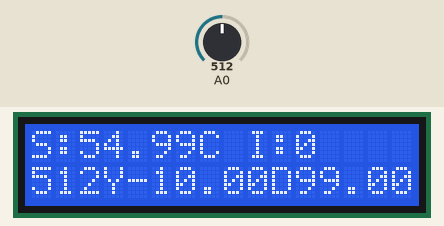
The sketch below on a simulated ATtiny85, built with avr-gcc and run on an emulated ATtiny85. Parts: 16×2 character LCD. The test bench sets the inputs (shaded band); at power-on: A0 = 512. Random numbers use the default seed unless the sketch sets one; what the sketch prints to the serial monitor is not drawn.

Above: at 2.3 s.
2.4 s: A0 set to 716
At 3.8 s:
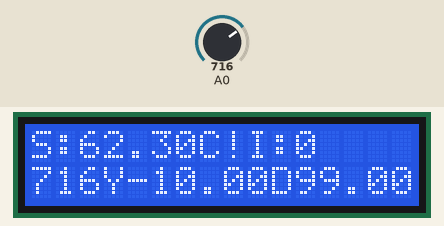
5.4 s: A0 set to 900
At 6.7 s:
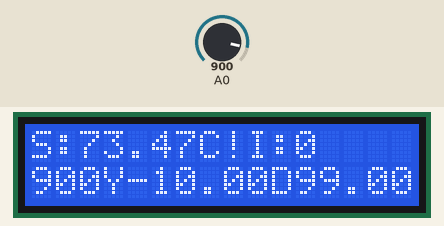
8.4 s: A0 set to 987
At 9.7 s:
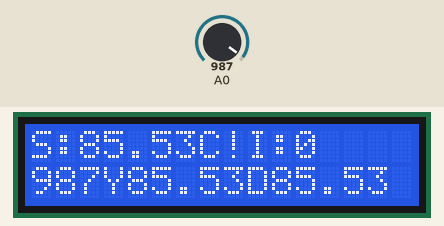
11.4 s: A0 set to 1012
At 12.6 s:
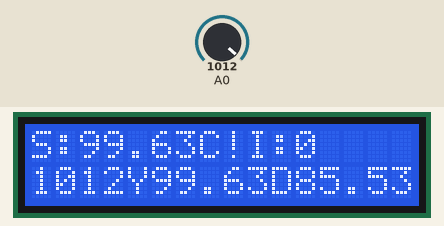
Timing chart, 0 to 14.4 s (numbered marks = the images above; inputs shaded):
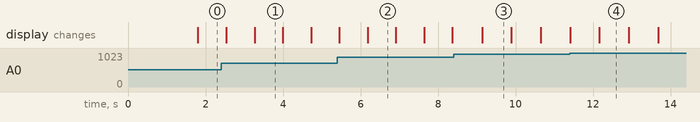

The sketch:

templightreader2.ino
```cpp
#include <LiquidCrystal.h>
#define warnlightH 50;
float warntempH= 27.9;
#define warntempL 21.0
#define sicaklikdizimax 10
#define lightdizimax 3
int tempdizistart=0;
float tempmax=-10;
float tempmin=99;
float sicaklik;
int sicaklikdeger;
float sicakliktoplam[sicaklikdizimax];
float sicakliktoplamdeger=0;
int sicakliktoplamgezgin=0;
float lighttoplam[lightdizimax];//okunan ışık değerlerinin  tutulduğu dizi
float lighttoplamdeger=0;//light dizisi işlemlerinde kullanılan toplama sonucu değişkeni
int lighttoplamgezgin=0;//light dizisinin gezmesini sağlayan değişken
float gerilim;
float aydinlik;//ortalama aydınlik değeri
float olcumaydinlik;//o an ölçülen aydinlik değeri
int sicaklikPin = 0;
int lightpin=5;
float deltatemp=0.5;
float oldlight=0;
int buzzerpin=13;
int buttonpin=12;
//int ledpin=13;
int redpin=9;
int bluepin=10;
int greenpin=11;
boolean alarm=false;
boolean buton=false;
boolean susturucu=false;
int zamanlama=400;
int buttonpushtime=0;//butona basıldığı sürece artar bırakıldıüında menü komutu işlenir
int buttonkomutonaylama=5;
/*
  LCD Ekran Kullanımı - 1
 Arduino ile LCD ekran arasındaki bağlantılar
 * LCD RS     ==> digital-8
 * LCD Enable ==> digital-7
 * LCD D4     ==> digital-3
 * LCD D5     ==> digital-4
 * LCD D6     ==> digital-5
 * LCD D7     ==> digital-6
 * LCD R/W    ==> toprak (GND)
 * 10K potansiyometre 0-5V bağlantı:
 * orta ucu LCD'nin V0 pinine(pin 3)
*/
LiquidCrystal lcd(8, 7, 3, 4, 5, 6);

void setup(void) {
 analogReference(INTERNAL);
  pinMode(buzzerpin,OUTPUT);
 // pinMode(ledpin,OUTPUT);
  pinMode(buttonpin,INPUT);
  lcd.begin(16, 2);
  Serial.begin(115200);

  Serial.println("Ready!");
   lcd.print("Bismillah!");
   delay(1000);
   randomSeed(analogRead(lightpin));

}
void loop(void) {
  delay(zamanlama);
  sicaklikk();
  if(!alarm && (sicaklik> (warntempH+deltatemp) || sicaklik<(warntempL-deltatemp)))
  {
    buzz(15);
    alarm=true;
  }
  if(alarm && (sicaklik<(warntempH-deltatemp) && sicaklik>(warntempL+deltatemp)))
  {
    alarm =false;
  }

   // digitalWrite(ledpin,alarm);
    buton=false;
    if(digitalRead(buttonpin) && buttonpushtime>=0)//butontest
    {
      buttonpushtime++;
      buzz(75);
    }
    if(!digitalRead(buttonpin) && buttonpushtime>0)
    {
      buttonkomutonaylama=4;
      butondegerlendir();
      //      menudegerlendirme işlemleri çagrılacak
      //1 period için sadece alarm kontrolü onaysız
      //2 perion için max min silme olacak
      //3 period için max temp alarm set etme
      buttonpushtime=0;
    }

    if(alarm && !susturucu)
    {

    analogWrite(redpin,random(255));
    analogWrite(bluepin,random(255));
    analogWrite(greenpin,random(255));
    }
    else
    {

     analogWrite(redpin,255);
    analogWrite(bluepin,255);
    if(!susturucu){    analogWrite(greenpin,254);}
    else analogWrite(greenpin,255);

    }


  ///////////////
  //String test="151";

  //char test_as_char[test.length()+1];
  //test.toCharArray(test_as_char, test.length()+1);
  //Serial.print("testaschar");  Serial.println(test_as_char);
  //int i=int(test_as_char);
  //int j=atoi(test_as_char);

  // Serial.print("j"); Serial.println(j);
  //if(i==2280)
  //{
   // Serial.println("15");

  //}

  ////////////////////

}
void butondegerlendir()
{
  if(buttonpushtime>3)
  {
    lcd.clear();
    lcd.setCursor(0,0);
    lcd.print("Uzun bastin!! "); lcd.print(buttonpushtime);
    delay(1000);
     buttonpushtime=0;
     return;
  }
  switch(buttonpushtime)
  {
   case 1:
      susturucu=!susturucu;
      buzz(25);
      delay(15);
      buzz(25);
      delay(15);
      //buton=true;
      lcd.clear();
      lcd.setCursor(0,0);
      if(susturucu) lcd.print("Ses YOK");
      else lcd.print("Ses VAR");
      delay(1000);
  break;
  case 2:
  lcd.clear();
  lcd.setCursor(0,0);
  lcd.print("silelim mi?onay");
  delay(1000);
  while(buttonkomutonaylama>0)
  {
    lcd.print(buttonkomutonaylama);

    if(digitalRead(buttonpin))
    {
      tempmax=sicaklik;
      tempmin=sicaklik;
      lcd.setCursor(0,1);
      lcd.print("Silindi");
      buzz(150);
      delay(1000);
      return;

    }
     delay(1000);
     buttonkomutonaylama--;
     lcd.setCursor(15,0);

  }
  lcd.setCursor(0,1);
  lcd.print("Silinme iptal");
  buzz(50);
  delay(150);
  buzz(150);
  delay(1000);

  break;
  case 3:
  lcd.clear();
  lcd.setCursor(0,0);
  lcd.print("Isi max alarm");
  int buttonkomutonaylamatemp=buttonkomutonaylama*10;

  while(buttonkomutonaylamatemp>0)
  {
    lcd.setCursor(0,1);
    lcd.print(warntempH);

    lcd.print("C   ");
    lcd.setCursor(7,1);
    lcd.print(buttonkomutonaylamatemp);
    if(digitalRead(buttonpin))
    {
      buzz(20);
      warntempH=warntempH+0.50;
      if(warntempH>35) warntempH=23;
      buttonkomutonaylamatemp=buttonkomutonaylama*10;

    }
    else{
      buttonkomutonaylamatemp--;
    }
    delay(zamanlama/2);
  }
  buzz(150);
  delay(100);
  buzz(150);
  break;


  }

}
void buzz(int timeval)
{
  digitalWrite(buzzerpin,HIGH);
 delay(timeval);
 digitalWrite(buzzerpin,LOW);
}
void sicaklikk(void)
{

  delay(150); //1
 // gerilim = analogRead(sicaklikPin);
  //delay(50);//2

  olcumaydinlik=analogRead(lightpin);

  //delay(150);//3
  gerilim = analogRead(sicaklikPin);
  gerilim = analogRead(sicaklikPin);
  sicaklikdeger= gerilim;
  delay(150);//4
  sicaklik=gerilim/9.31;
  //aref 1.1 olduğu için kapatıldı  gerilim = (gerilim / 1023) * 5000;//  readVcc()/*4900*/;
//  sicaklik = gerilim / 10.0;

  sicakliktoplam[sicakliktoplamgezgin]=sicaklik;
  sicakliktoplamdeger=0;
  for(int i =0;i<sicaklikdizimax;i++)
  {
    sicakliktoplamdeger+=sicakliktoplam[i];
  }
  if(tempdizistart<sicaklikdizimax)
  {
    tempdizistart++;//ilk kalkış anında bu kısım real sıcaklık ile kalkış yapılmasını sağlayacak
  sicaklik=sicakliktoplamdeger/tempdizistart;
  }
  else
  {
    sicaklik=sicakliktoplamdeger/sicaklikdizimax;
    if(sicaklik>tempmax)
    {
      if(!susturucu){
      buzz(2);      delay(20);      buzz(2);}
      tempmax=sicaklik;
      Serial.println("");
      Serial.println("+++ Sicaklik UST +++");
      Serial.print("Yeni:");Serial.println(sicaklik);
      Serial.println("");
    }
    if(sicaklik<tempmin)
    {
      if(!susturucu){
      buzz(2);}
      tempmin=sicaklik;
      Serial.println("");
      Serial.println("--- Sicaklik ALT ---");
      Serial.print("Yeni:");Serial.println(sicaklik);
      Serial.println("");

    }
  }
  sicakliktoplamgezgin++;
  if(sicakliktoplamgezgin>=sicaklikdizimax) sicakliktoplamgezgin=0;

  ////// ışık dizisi doldurucu
  lighttoplam[lighttoplamgezgin]=olcumaydinlik;
  lighttoplamdeger=0;
  for(int i =0;i<lightdizimax;i++)
  {
    lighttoplamdeger+=lighttoplam[i];
  }
  aydinlik=lighttoplamdeger/lightdizimax;//aydinlik değeri son 3(lightdizimax) değerin ortalaması olmuş oluyor
  lighttoplamgezgin++;
  if(lighttoplamgezgin>=lightdizimax) lighttoplamgezgin=0;
  ///////////////////////////////////////////


  Serial.println("");
  Serial.print("Anlik sicaklik olcum:");
  Serial.println(gerilim);
  Serial.print("Ortalamasal Sicaklik degeri:");
  Serial.print(sicaklik);
  Serial.println(" C");

  Serial.print("Anlik Aydinlik:");
  Serial.println(olcumaydinlik);
  Serial.print("Ortalamasal Aydinlik (x/1023):");
  Serial.print(int(aydinlik));
  Serial.println("");
  Serial.print("Kernel:");
  Serial.println(readTemp());
  Serial.print("Vcc:");
  //Serial.println(readVcc());
  lcd.clear();
  lcd.setCursor(0,0);
  lcd.print("S:");
  lcd.print(sicaklik);

  lcd.print("C");
  if(alarm)
  {
    lcd.print("!");
  }
  else{
    lcd.print(" ");
  }
  lcd.print("I:");
  lcd.print(int(aydinlik));
  lcd.setCursor(15,0);
  if(susturucu){ lcd.print("$");}
  lcd.setCursor(0,1);
  lcd.print(sicaklikdeger);
  lcd.print("Y");
  lcd.print(tempmax);
  lcd.print("D");
  lcd.print(tempmin);
  //lcd.print(readVcc());


}
long readVcc() {
  long result;
  // Read 1.1V reference against AVcc
  ADMUX = _BV(REFS0) | _BV(MUX3) | _BV(MUX2) | _BV(MUX1);
  delay(2); // Wait for Vref to settle
  ADCSRA |= _BV(ADSC); // Convert
  while (bit_is_set(ADCSRA,ADSC));
  result = ADCL;
  result |= ADCH<<8;
  result = 1125300L / result; // Back-calculate AVcc in mV
  return result;
}
long readTemp() {
  // Read temperature sensor against 1.1V reference
  #if defined(__AVR_ATmega32U4__)
    ADMUX = _BV(REFS1) | _BV(REFS0) | _BV(MUX2) | _BV(MUX1) | _BV(MUX0);
    ADCSRB = _BV(MUX5); // the MUX5 bit is in the ADCSRB register
  #elif defined (__AVR_ATtiny24__) || defined(__AVR_ATtiny44__) || defined(__AVR_ATtiny84__)
    ADMUX = _BV(REFS1) | _BV(MUX5) | _BV(MUX1);
  #elif defined (__AVR_ATtiny25__) || defined(__AVR_ATtiny45__) || defined(__AVR_ATtiny85__)
    ADMUX = _BV(REFS1) | _BV(MUX3) | _BV(MUX2) | _BV(MUX1) | _BV(MUX0);
  #else
    ADMUX = _BV(REFS1) | _BV(REFS0) | _BV(MUX3);
  #endif

  delay(2); // Wait for ADMUX setting to settle
  ADCSRA |= _BV(ADSC); // Start conversion
  while (bit_is_set(ADCSRA,ADSC)); // measuring

  uint8_t low = ADCL; // must read ADCL first - it then locks ADCH
  uint8_t high = ADCH; // unlocks both
  long result = (high << 8) | low; // combine the two

  return result;
}
```

Measured:
- what the display in image 1 shows lasts 0.7 s, from 3.3 s to 4.0 s
- what the display in image 3 shows lasts 0.8 s, from 9.1 s to 9.9 s
